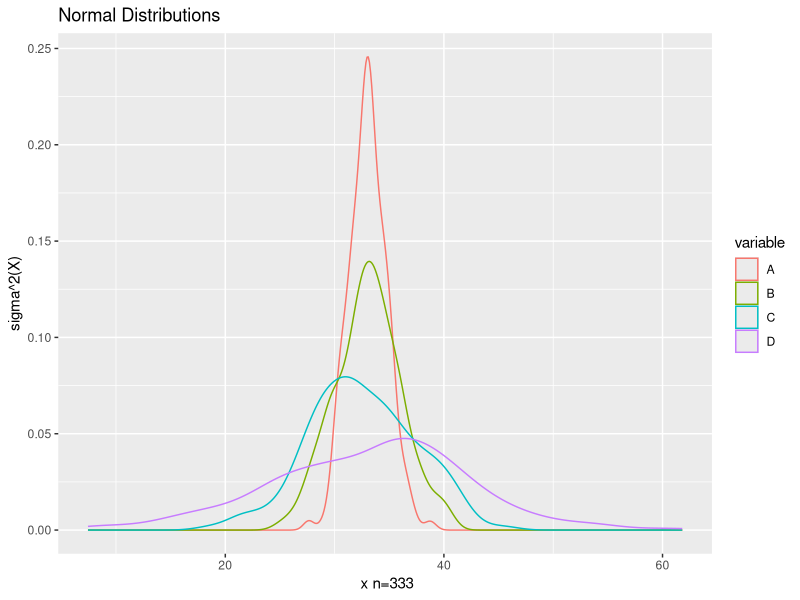
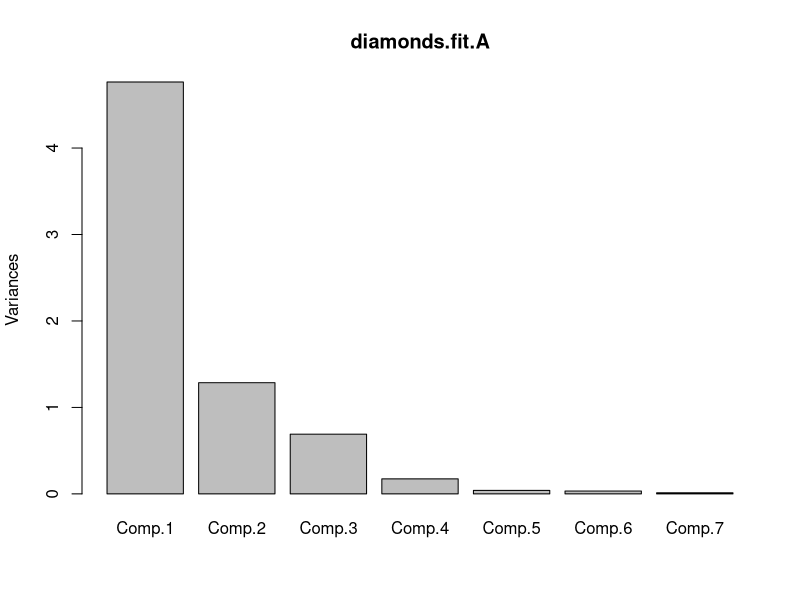
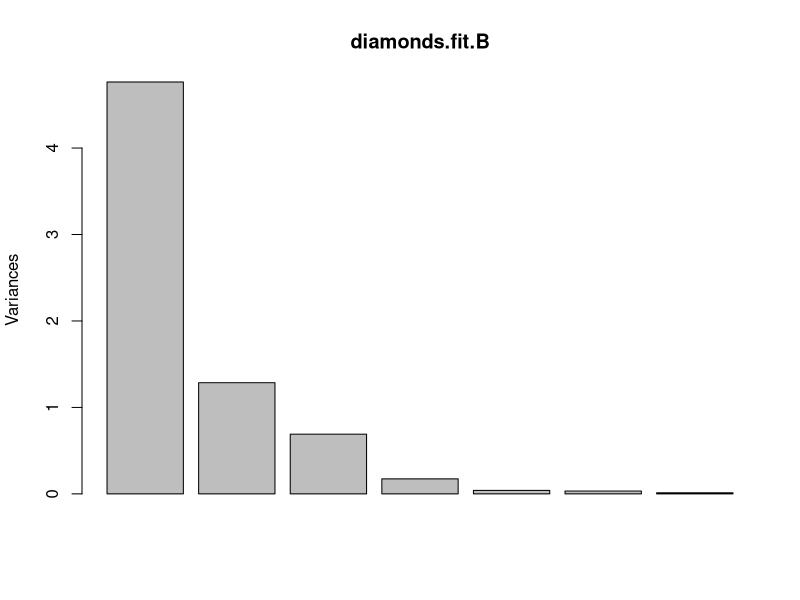
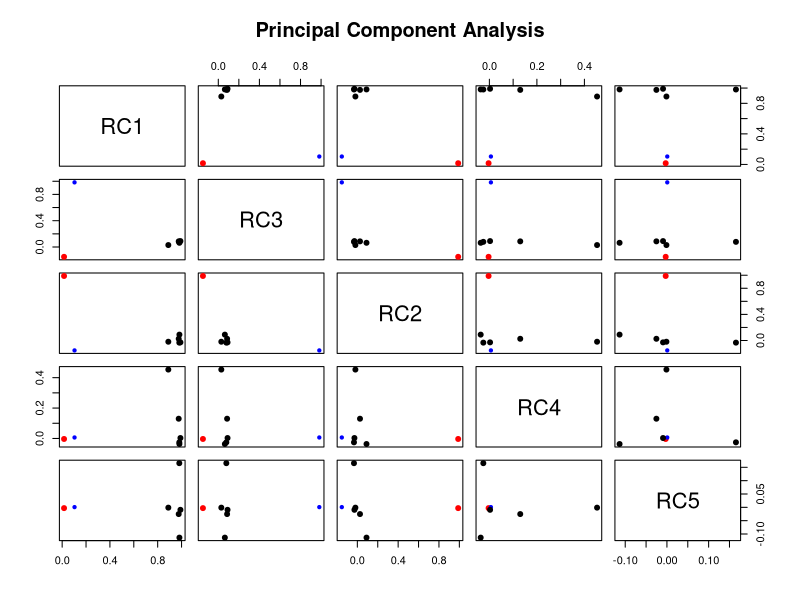
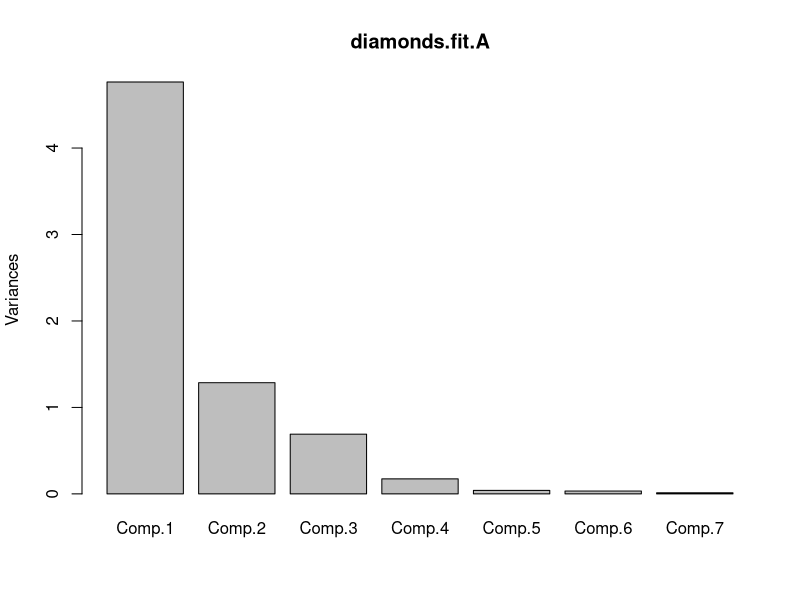
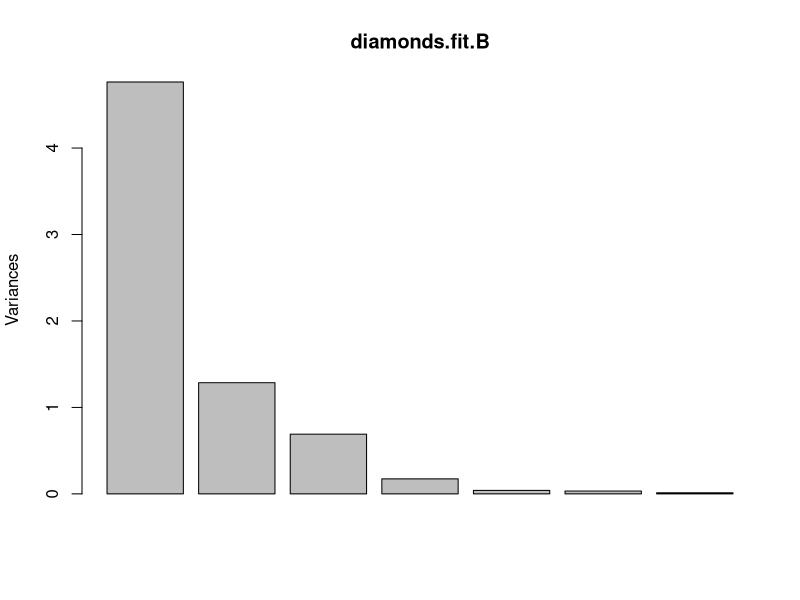
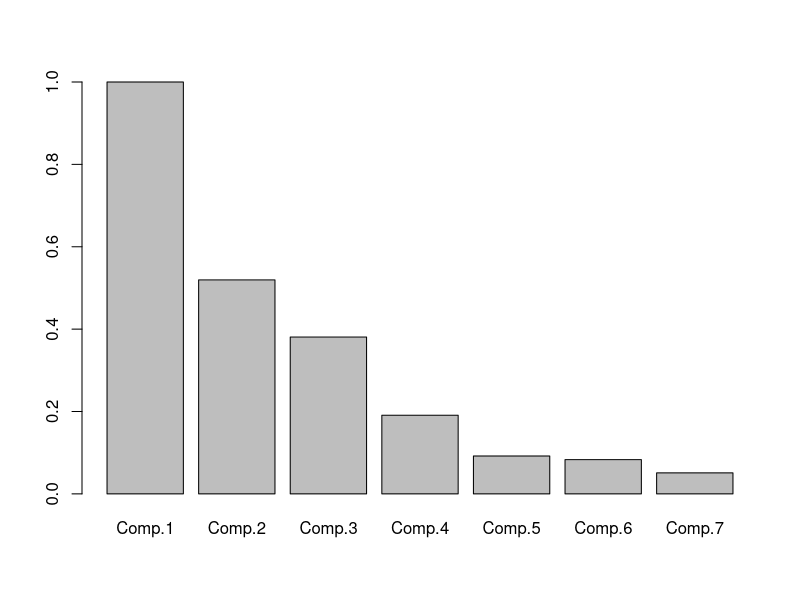
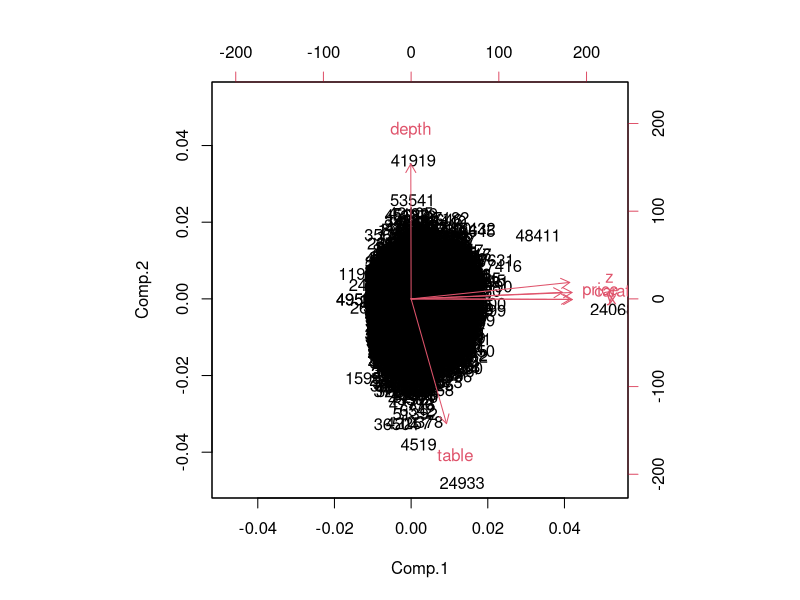

Recreate these plots in R, in order.
## ---- chunk 1
require(ggplot2)
require(reshape2)
require(psych)
## ---- chunk 2
# Load data
data(diamonds)
head(diamonds)
set.seed(555)
trails<-333
m<-33.0
s<-3.0
r_normal <-data.frame(A=rnorm(n=trails,mean=m,sd=sqrt(s)),
                      B=rnorm(n=trails,mean=m,sd=sqrt(s^2)),
                      C=rnorm(n=trails,mean=m,sd=sqrt(s^3)),
                      D=rnorm(n=trails,mean=m,sd=sqrt(s^4)))  
head(r_normal)
## ---- chunk 3
require(reshape2)
rnd <- melt(data=r_normal)
head(rnd)
ggplot(rnd, aes(x=value)) + geom_density(aes(group=variable,color=variable)) + labs(title="Normal Distributions", y="sigma^2(X)", x=" x n=333")

## ---- chunk 4
head(diamonds)
keep <- c("carat", "depth", "table", "price", "x", "y", "z")
diamonds<- diamonds[keep]
head(diamonds)
## ---- chunk 5
diamonds.fit.A <- princomp(diamonds, cor = TRUE)
diamonds.fit.A
## ---- chunk 6
diamonds.fit.A <-  princomp(formula = ~., data = diamonds, cor = TRUE, na.action=na.exclude)
diamonds.fit.A
## ---- chunk 7
diamonds.fit.B <- prcomp(diamonds, retx=TRUE, center=TRUE, scale.=TRUE)
diamonds.fit.B
## ---- chunk 8
library(psych)
diamonds.fit.C <- principal(diamonds, nfactors=5, rotate="varimax")
diamonds.fit.C 
## ---- chunk 9
# PCA by hand in R:
cm <- cor(diamonds)
# calculate a correlation matrix
eig <- eigen(cm)
# eigen find s the eigenvalues and eigenvectors of correlation matrix
names(eig)
# The eigenvalues are stored in eig$values
# The eigenvectors (loadings) are stored in eig$vectors
sv.ByHand <- sqrt(eig$values)
# Calculating the singular values from eigenvalues
loadings.ByHand <- eig$vectors
rownames(loadings.ByHand) <- colnames(diamonds)
# saving as loadings, and setting rownames
# X <- apply(diamonds, MARGIN=2, FUN=standardize)
# Transforming the data to zero mean and unit variance
# scores.ByHand <- X %*% loadings.ByHand
# calculating scores from eigenanalysis
## ---- chunk 10
print(diamonds.fit.A)
summary(diamonds.fit.A)
names(diamonds.fit.A)
print(diamonds.fit.B)
summary(diamonds.fit.B)
names(diamonds.fit.B)
print(diamonds.fit.C)
summary(diamonds.fit.C)
names(diamonds.fit.C)
## ---- chunk 11
plot(diamonds.fit.A)
plot(diamonds.fit.B)
plot(diamonds.fit.C)
## ---- chunk 12
screeplot(diamonds.fit.A)
screeplot(diamonds.fit.B)
# screeplot(diamonds.fit.C)
## ---- chunk 13
barplot(diamonds.fit.A$sdev/diamonds.fit.A$sdev[1]) 
## ---- chunk 14
names(diamonds)
biplot(diamonds.fit.A)
# biplot(diamonds.fit.B)
# biplot(diamonds.fit.C)
## ---- chunk 15
diamonds.svd <- svd(diamonds)
names(diamonds.svd)
diamonds.svd$d
A <- diag(diamonds.svd$d)
A
u<-as.matrix(diamonds.svd$u[,1:2])
v<-as.matrix(diamonds.svd$v[,1:2])
d<-as.matrix(diag(diamonds.svd$d)[1:2, 1:2])
s2<-u%*%d%*%t(v)
head(s2)
diamonds.svd$d
